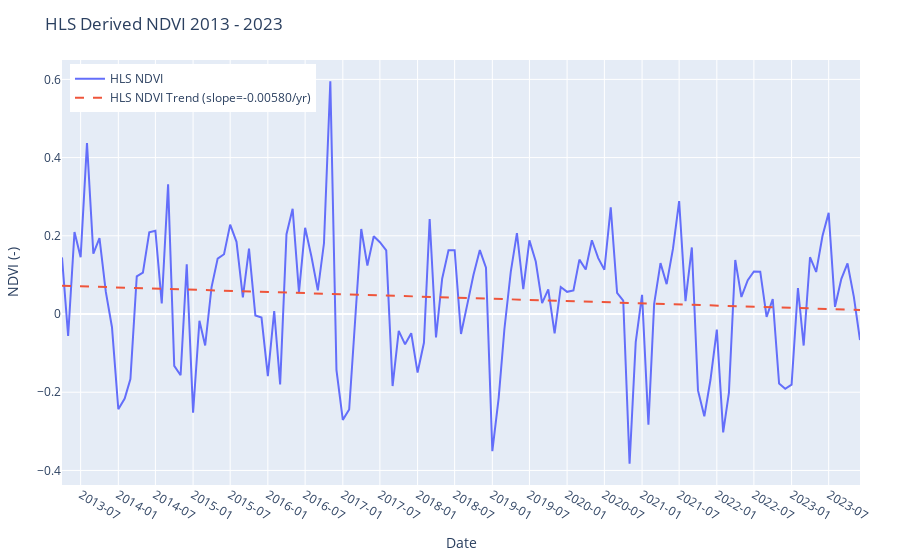

Notebook code for this chart:
### Code cell
plot_multiple_timeseries_with_trendlines_plotly(
    df_list=[hls_l30_ndvi_timeseries],
    date_col='date',
    value_col='NDVI',
    labels=['HLS NDVI'],
    x_interval_months=6,
    title='HLS Derived NDVI 2013 - 2023',
    ylabel='NDVI (-)',
    html_export_location='./../local_images/navi_trend_chart.html'
)

### Figure 1 — Plotly figure (JSON) as saved in the notebook; plotly's stock layout.template omitted (floating-point values rounded to 4 significant figures; data arrays with more than 128 entries replaced by an {"elided": "..."} marker saying what was removed)
{"data": [{"mode": "lines", "name": "HLS NDVI", "type": "scatter", "x": {"elided": "129 str values"}, "y": {"elided": "129 float values"}}, {"line": {"dash": "dash"}, "mode": "lines", "name": "HLS NDVI Trend (slope=-0.00580/yr)", "type": "scatter", "x": {"elided": "129 str values"}, "y": {"elided": "129 float values"}}], "layout": {"legend": {"x": 0.01, "y": 0.99}, "margin": {"b": 60, "l": 60, "r": 40, "t": 60}, "title": {"text": "HLS Derived NDVI 2013 - 2023"}, "xaxis": {"dtick": "M6", "tickformat": "%Y-%m", "title": {"text": "Date"}}, "yaxis": {"title": {"text": "NDVI (-)"}}}}
